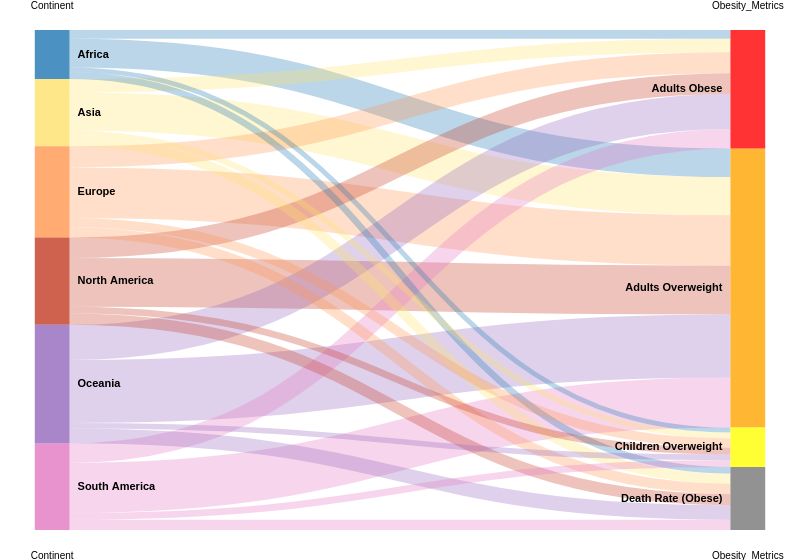

This figure's Vega-Lite source:
### Vega specification from a JSON file in a GitHub repository (floating-point values rounded to 4 significant figures)
{"$schema": "https://vega.github.io/schema/vega/v5.2.0.json", "height": 500, "width": 800, "data": [{"name": "rawData", "values": [{"Continent": "Africa", "Obesity_Metrics": "Adults Overweight", "Count": 32.89}, {"Continent": "Asia", "Obesity_Metrics": "Adults Overweight", "Count": 43.92}, {"Continent": "Europe", "Obesity_Metrics": "Adults Overweight", "Count": 58.11}, {"Continent": "North America", "Obesity_Metrics": "Adults Overweight", "Count": 56.29}, {"Continent": "South America", "Obesity_Metrics": "Adults Overweight", "Count": 57.7}, {"Continent": "Oceania", "Obesity_Metrics": "Adults Overweight", "Count": 72.68}, {"Continent": "Africa", "Obesity_Metrics": "Adults Obese", "Count": 10.22}, {"Continent": "Asia", "Obesity_Metrics": "Adults Obese", "Count": 15.4}, {"Continent": "Europe", "Obesity_Metrics": "Adults Obese", "Count": 24.35}, {"Continent": "North America", "Obesity_Metrics": "Adults Obese", "Count": 23.65}, {"Continent": "South America", "Obesity_Metrics": "Adults Obese", "Count": 22.6}, {"Continent": "Oceania", "Obesity_Metrics": "Adults Obese", "Count": 40.45}, {"Continent": "Africa", "Obesity_Metrics": "Death Rate (Obese)", "Count": 7.67}, {"Continent": "Asia", "Obesity_Metrics": "Death Rate (Obese)", "Count": 11.48}, {"Continent": "Europe", "Obesity_Metrics": "Death Rate (Obese)", "Count": 11.79}, {"Continent": "North America", "Obesity_Metrics": "Death Rate (Obese)", "Count": 13.06}, {"Continent": "South America", "Obesity_Metrics": "Death Rate (Obese)", "Count": 11.74}, {"Continent": "Oceania", "Obesity_Metrics": "Death Rate (Obese)", "Count": 16.83}, {"Continent": "Africa", "Obesity_Metrics": "Children Overweight", "Count": 5.7}, {"Continent": "Asia", "Obesity_Metrics": "Children Overweight", "Count": 6.81}, {"Continent": "Europe", "Obesity_Metrics": "Children Overweight", "Count": 10.75}, {"Continent": "North America", "Obesity_Metrics": "Children Overweight", "Count": 7.76}, {"Continent": "South America", "Obesity_Metrics": "Children Overweight", "Count": 7.98}, {"Continent": "Oceania", "Obesity_Metrics": "Children Overweight", "Count": 6.45}], "transform": [{"type": "formula", "expr": "datum['Continent']", "as": "stk1"}, {"type": "formula", "expr": "datum.Obesity_Metrics", "as": "stk2"}, {"type": "formula", "expr": "datum.Count", "as": "size"}]}, {"name": "nodes", "source": "rawData", "transform": [{"type": "filter", "expr": "!groupSelector || groupSelector.stk1 == datum.stk1 || groupSelector.stk2 == datum.stk2"}, {"type": "formula", "expr": "datum.stk1+datum.stk2", "as": "key"}, {"type": "fold", "fields": ["stk1", "stk2"], "as": ["stack", "grpId"]}, {"type": "formula", "expr": "datum.stack == 'stk1' ? datum.stk1+' '+datum.stk2 : datum.stk2+' '+datum.stk1", "as": "sortField"}, {"type": "stack", "groupby": ["stack"], "sort": {"field": "sortField", "order": "descending"}, "field": "size"}, {"type": "formula", "expr": "(datum.y0+datum.y1)/2", "as": "yc"}]}, {"name": "groups", "source": "nodes", "transform": [{"type": "aggregate", "groupby": ["stack", "grpId"], "fields": ["size"], "ops": ["sum"], "as": ["total"]}, {"type": "stack", "groupby": ["stack"], "sort": {"field": "grpId", "order": "descending"}, "field": "total"}, {"type": "formula", "expr": "scale('y', datum.y0)", "as": "scaledY0"}, {"type": "formula", "expr": "scale('y', datum.y1)", "as": "scaledY1"}, {"type": "formula", "expr": "datum.stack == 'stk1'", "as": "rightLabel"}, {"type": "formula", "expr": "round((datum.total/domain('y')[1]) * 100)", "as": "percentage"}]}, {"name": "destinationNodes", "source": "nodes", "transform": [{"type": "filter", "expr": "datum.stack == 'stk2'"}]}, {"name": "edges", "source": "nodes", "transform": [{"type": "filter", "expr": "datum.stack == 'stk1'"}, {"type": "lookup", "from": "destinationNodes", "key": "key", "fields": ["key"], "as": ["target"]}, {"type": "linkpath", "orient": "horizontal", "shape": "diagonal", "sourceY": {"expr": "scale('y', datum.yc)"}, "sourceX": {"expr": "scale('x', 'stk1') + bandwidth('x')"}, "targetY": {"expr": "scale('y', datum.target.yc)"}, "targetX": {"expr": "scale('x', 'stk2')"}}, {"type": "formula", "expr": "range('y')[0]-scale('y', datum.size)", "as": "strokeWidth"}, {"type": "formula", "expr": "(datum.total/domain('y')[1]) * 100", "as": "percentage"}]}], "scales": [{"name": "x", "type": "band", "range": "width", "domain": ["stk1", "stk2"], "paddingOuter": 0.05, "paddingInner": 0.95}, {"name": "y", "type": "linear", "range": "height", "domain": {"data": "nodes", "field": "y1"}}, {"name": "color", "type": "ordinal", "range": ["#1f77b4", "#FDE26C", "#FF964F", "#C23B22", "#9467bd", "#e377c2", "red", "orange", "yellow", "#777777"], "domain": ["Africa", "Asia", "Europe", "North America", "Oceania", "South America", "Adults Obese", "Adults Overweight", "Children Overweight", "Death Rate (Obese)"]}, {"name": "stackNames", "type": "ordinal", "range": ["Continent", "Obesity_Metrics"], "domain": ["stk1", "stk2"]}], "axes": [{"orient": "bottom", "scale": "x", "domain": false, "ticks": false, "labelPadding": 20, "encode": {"labels": {"update": {"text": {"scale": "stackNames", "field": "value", "fontWeight": "bold", "fontSize": 14}}}}}, {"orient": "top", "scale": "x", "domain": false, "ticks": false, "labelPadding": 20, "encode": {"labels": {"update": {"text": {"scale": "stackNames", "field": "value", "fontWeight": "bold", "fontSize": 14}}}}}, {"orient": "left", "scale": "y", "labels": false, "domain": false, "ticks": false}], "marks": [{"type": "path", "name": "edgeMark", "from": {"data": "edges"}, "clip": true, "encode": {"update": {"stroke": [{"test": "groupSelector && groupSelector.stack=='stk1'", "scale": "color", "field": "stk2"}, {"scale": "color", "field": "stk1"}], "strokeWidth": {"field": "strokeWidth"}, "path": {"field": "path"}, "strokeOpacity": {"signal": "!groupSelector && (groupHover.stk1 == datum.stk1 || groupHover.stk2 == datum.stk2) ? 0.9 : 0.3"}, "zindex": {"signal": "!groupSelector && (groupHover.stk1 == datum.stk1 || groupHover.stk2 == datum.stk2) ? 1 : 0"}, "tooltip": {"signal": "{\"Continent\": datum.stk1, \"Obesity Metrics\": datum.stk2, \"Percentage\":format(datum.size, ',.2f')}"}}, "hover": {"strokeOpacity": {"value": 1}}}}, {"type": "rect", "name": "groupMark", "from": {"data": "groups"}, "encode": {"enter": {"fill": {"scale": "color", "field": "grpId"}, "width": {"scale": "x", "band": 1}}, "update": {"x": {"scale": "x", "field": "stack"}, "y": {"field": "scaledY0"}, "y2": {"field": "scaledY1"}, "fillOpacity": {"value": 0.8}, "tooltip": {"signal": "'In the population affected by overweight and obesity,' + datum.grpId + ' contributes ' + format(datum.percentage, ',.0f') + '%'"}}, "hover": {"fillOpacity": {"value": 1}}}}, {"type": "text", "from": {"data": "groups"}, "interactive": false, "encode": {"update": {"x": {"signal": "scale('x', datum.stack) + (datum.rightLabel ? bandwidth('x') + 8 : -8)"}, "yc": {"signal": "(datum.scaledY0 + datum.scaledY1)/2"}, "align": {"signal": "datum.rightLabel ? 'left' : 'right'"}, "baseline": {"value": "middle"}, "fontWeight": {"value": "bold"}, "text": {"signal": "abs(datum.scaledY0-datum.scaledY1) > 13 ? datum.grpId : ''"}}}}, {"type": "group", "data": [{"name": "dataForShowAll", "values": [{}], "transform": [{"type": "filter", "expr": "groupSelector"}]}], "encode": {"enter": {"xc": {"signal": "width/2"}, "y": {"value": 30}, "width": {"value": 80}, "height": {"value": 30}}}, "marks": [{"type": "group", "name": "groupReset", "from": {"data": "dataForShowAll"}, "encode": {"enter": {"cornerRadius": {"value": 6}, "fill": {"value": "#f5f5f5"}, "stroke": {"value": "#c1c1c1"}, "strokeWidth": {"value": 2}, "height": {"field": {"group": "height"}}, "width": {"field": {"group": "width"}}}, "update": {"opacity": {"value": 1}}, "hover": {"opacity": {"value": 0.7}}}, "marks": [{"type": "text", "interactive": false, "encode": {"enter": {"xc": {"field": {"group": "width"}, "mult": 0.5}, "yc": {"field": {"group": "height"}, "mult": 0.5, "offset": 2}, "align": {"value": "center"}, "baseline": {"value": "middle"}, "fontWeight": {"value": "bold"}, "text": {"value": "Show All"}}}}]}]}], "signals": [{"name": "groupHover", "value": {}, "on": [{"events": "@groupMark:mouseover", "update": "{stk1:datum.stack=='stk1' && datum.grpId, stk2:datum.stack=='stk2' && datum.grpId}"}, {"events": "mouseout", "update": "{}"}]}, {"name": "groupSelector", "value": false, "on": [{"events": "@groupMark:click!", "update": "{stack:datum.stack, stk1:datum.stack=='stk1' && datum.grpId, stk2:datum.stack=='stk2' && datum.grpId}"}, {"events": [{"type": "click", "markname": "groupReset"}, {"type": "dblclick"}], "update": "false"}]}], "config": {"view": {"stroke": null}, "background": null}}
